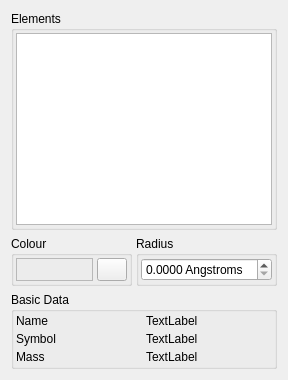
     <widget class="QWidget" name="ElementsTab">
      <attribute name="icon">
       <iconset resource="icons.qrc">
        <normaloff>:/build/icons/build_ptable.svg</normaloff>:/build/icons/build_ptable.svg</iconset>
      </attribute>
      <attribute name="title">
       <string>Elements</string>
      </attribute>
      <layout class="QVBoxLayout" name="verticalLayout_5">
       <item>
        <widget class="QGroupBox" name="ElementListGroup">
         <property name="sizePolicy">
          <sizepolicy hsizetype="Minimum" vsizetype="Preferred">
           <horstretch>0</horstretch>
           <verstretch>0</verstretch>
          </sizepolicy>
         </property>
         <property name="title">
          <string>Elements</string>
         </property>
         <layout class="QHBoxLayout" name="horizontalLayout">
          <property name="spacing">
           <number>2</number>
          </property>
          <property name="margin">
           <number>2</number>
          </property>
          <item>
           <widget class="QListWidget" name="ElementList">
            <property name="sizePolicy">
             <sizepolicy hsizetype="Expanding" vsizetype="Expanding">
              <horstretch>0</horstretch>
              <verstretch>0</verstretch>
             </sizepolicy>
            </property>
            <property name="minimumSize">
             <size>
              <width>0</width>
              <height>64</height>
             </size>
            </property>
           </widget>
          </item>
         </layout>
        </widget>
       </item>
       <item>
        <layout class="QHBoxLayout">
         <property name="spacing">
          <number>4</number>
         </property>
         <property name="margin">
          <number>0</number>
         </property>
         <item>
          <widget class="QGroupBox" name="ElementColourGroup">
           <property name="sizePolicy">
            <sizepolicy hsizetype="Minimum" vsizetype="Minimum">
             <horstretch>0</horstretch>
             <verstretch>0</verstretch>
            </sizepolicy>
           </property>
           <property name="title">
            <string>Colour</string>
           </property>
           <layout class="QVBoxLayout">
            <property name="spacing">
             <number>4</number>
            </property>
            <property name="margin">
             <number>2</number>
            </property>
            <item>
             <layout class="QHBoxLayout">
              <property name="spacing">
               <number>4</number>
              </property>
              <property name="margin">
               <number>0</number>
              </property>
              <item>
               <widget class="TColourFrame" name="ElementColourFrame">
                <property name="sizePolicy">
                 <sizepolicy hsizetype="Preferred" vsizetype="Preferred">
                  <horstretch>0</horstretch>
                  <verstretch>0</verstretch>
                 </sizepolicy>
                </property>
                <property name="frameShape">
                 <enum>QFrame::StyledPanel</enum>
                </property>
                <property name="frameShadow">
                 <enum>QFrame::Raised</enum>
                </property>
               </widget>
              </item>
              <item>
               <widget class="QPushButton" name="ElementColourButton">
                <property name="sizePolicy">
                 <sizepolicy hsizetype="Preferred" vsizetype="Preferred">
                  <horstretch>0</horstretch>
                  <verstretch>0</verstretch>
                 </sizepolicy>
                </property>
                <property name="minimumSize">
                 <size>
                  <width>16</width>
                  <height>16</height>
                 </size>
                </property>
                <property name="maximumSize">
                 <size>
                  <width>30</width>
                  <height>30</height>
                 </size>
                </property>
                <property name="text">
                 <string/>
                </property>
                <property name="icon">
                 <iconset resource="icons.qrc">
                  <normaloff>:/basic/icons/basic_colour.svg</normaloff>:/basic/icons/basic_colour.svg</iconset>
                </property>
                <property name="autoDefault">
                 <bool>false</bool>
                </property>
               </widget>
              </item>
             </layout>
            </item>
           </layout>
          </widget>
         </item>
         <item>
          <widget class="QGroupBox" name="ElementRadiusGroup">
           <property name="sizePolicy">
            <sizepolicy hsizetype="Preferred" vsizetype="Minimum">
             <horstretch>0</horstretch>
             <verstretch>0</verstretch>
            </sizepolicy>
           </property>
           <property name="title">
            <string>Radius</string>
           </property>
           <layout class="QHBoxLayout">
            <property name="spacing">
             <number>4</number>
            </property>
            <property name="margin">
             <number>2</number>
            </property>
            <item>
             <widget class="QDoubleSpinBox" name="ElementRadiusSpin">
              <property name="sizePolicy">
               <sizepolicy hsizetype="Preferred" vsizetype="Fixed">
                <horstretch>0</horstretch>
                <verstretch>0</verstretch>
               </sizepolicy>
              </property>
              <property name="suffix">
               <string> Angstroms</string>
              </property>
              <property name="decimals">
               <number>4</number>
              </property>
              <property name="singleStep">
               <double>0.010000000000000</double>
              </property>
             </widget>
            </item>
           </layout>
          </widget>
         </item>
        </layout>
       </item>
       <item>
        <widget class="QGroupBox" name="groupBox">
         <property name="sizePolicy">
          <sizepolicy hsizetype="Preferred" vsizetype="Preferred">
           <horstretch>0</horstretch>
           <verstretch>0</verstretch>
          </sizepolicy>
         </property>
         <property name="title">
          <string>Basic Data</string>
         </property>
         <layout class="QGridLayout">
          <property name="margin">
           <number>2</number>
          </property>
          <property name="spacing">
           <number>4</number>
          </property>
          <item row="1" column="1">
           <widget class="QLabel" name="ElementSymbolLabel">
            <property name="sizePolicy">
             <sizepolicy hsizetype="Preferred" vsizetype="Preferred">
              <horstretch>0</horstretch>
              <verstretch>0</verstretch>
             </sizepolicy>
            </property>
            <property name="text">
             <string>TextLabel</string>
            </property>
           </widget>
          </item>
          <item row="0" column="0">
           <widget class="QLabel" name="label64574">
            <property name="text">
             <string>Name</string>
            </property>
           </widget>
          </item>
          <item row="2" column="1">
           <widget class="QLabel" name="ElementMassLabel">
            <property name="sizePolicy">
             <sizepolicy hsizetype="Preferred" vsizetype="Preferred">
              <horstretch>0</horstretch>
              <verstretch>0</verstretch>
             </sizepolicy>
            </property>
            <property name="text">
             <string>TextLabel</string>
            </property>
           </widget>
          </item>
          <item row="0" column="1">
           <widget class="QLabel" name="ElementNameLabel">
            <property name="sizePolicy">
             <sizepolicy hsizetype="Preferred" vsizetype="Preferred">
              <horstretch>0</horstretch>
              <verstretch>0</verstretch>
             </sizepolicy>
            </property>
            <property name="text">
             <string>TextLabel</string>
            </property>
           </widget>
          </item>
          <item row="2" column="0">
           <widget class="QLabel" name="label64574_3">
            <property name="text">
             <string>Mass</string>
            </property>
           </widget>
          </item>
          <item row="1" column="0">
           <widget class="QLabel" name="label64574_2">
            <property name="text">
             <string>Symbol</string>
            </property>
           </widget>
          </item>
         </layout>
        </widget>
       </item>
      </layout>
     </widget>
